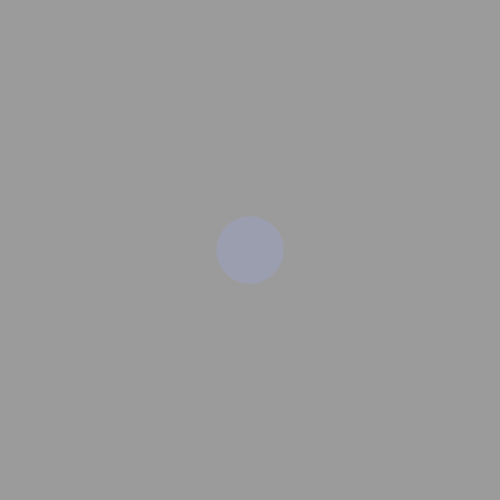
Frame 1 (no input)
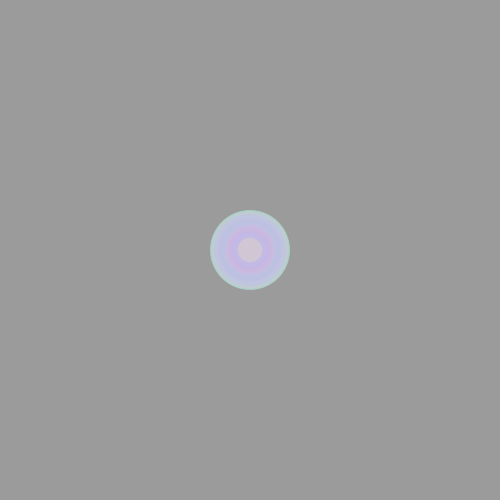
Frame 60 (the mouse pressed at the canvas centre just before this capture)
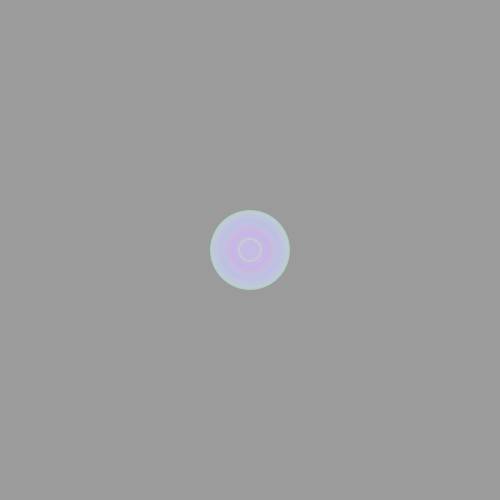
Frame 120 (the mouse held since frame 60 and released just before this capture)

The Processing sketch that drew these frames (run headless with seeded random() and noise(); from frame 60 on, the mouse is pressed at the canvas centre):

// Processing sketch: processing_87345
// ── processing_87345.pde

int counter;

void setup() {  //setup function called initially, only once
  size(500, 500);
  background(155);  //set background white
  colorMode(HSB);   //set colors to Hue, Saturation, Brightness mode
  counter = 0;
}

void draw() {  //draw function loops 
  counter++;
  noStroke();
  fill(random(255),100,255,50);
  
  if(mousePressed == true) { //add some interaction
    ellipse(mouseX, mouseY, 20, 20);
  }
  else {
    ellipse(width/2, height/2, 80*sin(counter), 80*sin(counter));
  }
}
